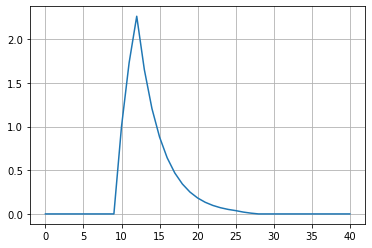

Python code for this plot:
import matplotlib.pyplot as plt
import numpy as np
from scipy import signal

%matplotlib inline

def unit_step(n):
    if n >= 0:
        return 1
    else:
        return 0
    
x1 = []
x2 = []
for index in range(-5, 16):
    x1.append((0.73)**index * unit_step(index))
    x2.append(unit_step(index) - unit_step(index-3))
    
y1 = signal.convolve(x1, x2)

plt.plot(y1)
plt.grid()
plt.show()
